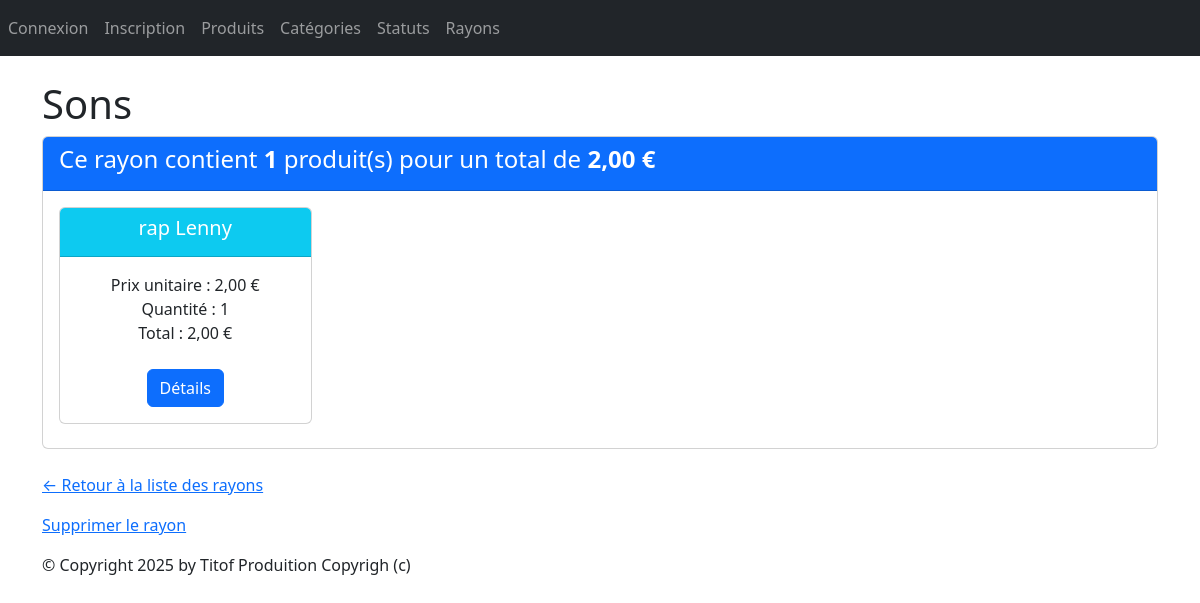
Screenshot of /monApp/rayon/4/ with the database file from the repository.
### monApp/models.py (models this page shows, shortened)
class Rayon(models.Model):
    idRayon = models.AutoField(primary_key=True)
    nomRayon = models.CharField(max_length=200)

class Produit(models.Model):
    refProd = models.AutoField(primary_key=True)
    intituleProd = models.CharField(max_length=200)
    prixUnitaireProd = models.DecimalField(max_digits=10, decimal_places=2)
    dateFabrication = models.DateField(auto_now=True)
    categorie = models.ForeignKey(Categorie, on_delete=models.CASCADE, related_name="produits",null=True, blank=True)
    statut = models.ForeignKey(Statut, on_delete=models.SET_NULL, related_name="produits",null=True, blank=True)

### monApp/views.py (the view)
# urls.py: path("rayon/<pk>/", views.RayonDetailView.as_view(), name="dtl_rayon"),
class RayonDetailView(DetailView):
    model = Rayon
    template_name = "monApp/detail_rayon.html"
    context_object_name = "rayon"
    def get_context_data(self, **kwargs):
        context = super().get_context_data(**kwargs)
        rayon = self.object
        contenir_items = rayon.contenir.select_related('refProd').all()  # <- related_name
        prdts_dt = []
        total_rayon = 0
        total_nb_produit = 0
        for c in contenir_items:
            total = c.total_produit
            total_rayon += total
            total_nb_produit += c.qte
            prdts_dt.append({
                "produit": c.refProd,
                "qte": c.qte,
                "prix_unitaire": c.refProd.prixUnitaireProd,
                "total_produit": total
            })
        context.update({
            "prdts_dt": prdts_dt,
            "total_rayon": total_rayon,
            "total_nb_produit": total_nb_produit
        })
        return context

### monApp/models.py (called while the page is built)
    @property
    def total_produit(self):
        return self.qte * self.refProd.prixUnitaireProd

### monApp/templates/monApp/detail_rayon.html
{% extends "monApp/base.html" %}
{% block contenu %}
<h1>{{ rayon.nomRayon }}</h1>
<div class="card mb-4">
    <div class="card-header bg-primary text-white">
        <h4>Ce rayon contient <strong>{{ total_nb_produit }}</strong> produit(s) pour un total de
        <strong>{{ total_rayon|floatformat:2 }} €</strong></h4>
    </div>
    <div class="card-body">
        <div class="row">
            {% if prdts_dt %}
                {% for data in prdts_dt %}
                    <div class="col-sm-3">
                        <div class="card mb-2 text-center">
                            <div class="card-header bg-info text-white">
                                <h5 class="card-title">{{ data.produit.intituleProd }}</h5>
                            </div>
                            <div class="card-body">
                                <ul class="list-unstyled">
                                    <li>Prix unitaire : {{ data.prix_unitaire }} €</li>
                                    <li>Quantité : {{ data.qte }}</li>
                                    <li>Total : {{ data.total_produit|floatformat:2 }} €</li>
                                </ul>
                                <a href="{% url 'dtl_prdt' data.produit.refProd %}" class="btn btn-primary mt-2">Détails</a>
                            </div>
                        </div>
                    </div>
                {% endfor %}
            {% else %}
                <p class="text-muted">Aucun produit trouvé pour ce rayon.</p>
            {% endif %}
        </div>
    </div>
</div>
<p><a href="{% url 'lst_rayons' %}">← Retour à la liste des rayons</a></p>
<a href="{% url 'dlt_rayon' rayon.idRayon %}">Supprimer le rayon</a></p>
{% endblock %}

### static/styles.css (style rules this page uses)
h1 { color:red }

### rows the page displays
Rayon: nomRayon "Sons"
Produit: produit.intituleProd "rap Lenny", prix_unitaire "2,00", qte "1", total_produit "2,00"

### other values shown
{{ total_nb_produit }} "1"
{{ total_rayon|floatformat:2 }} "2,00"
